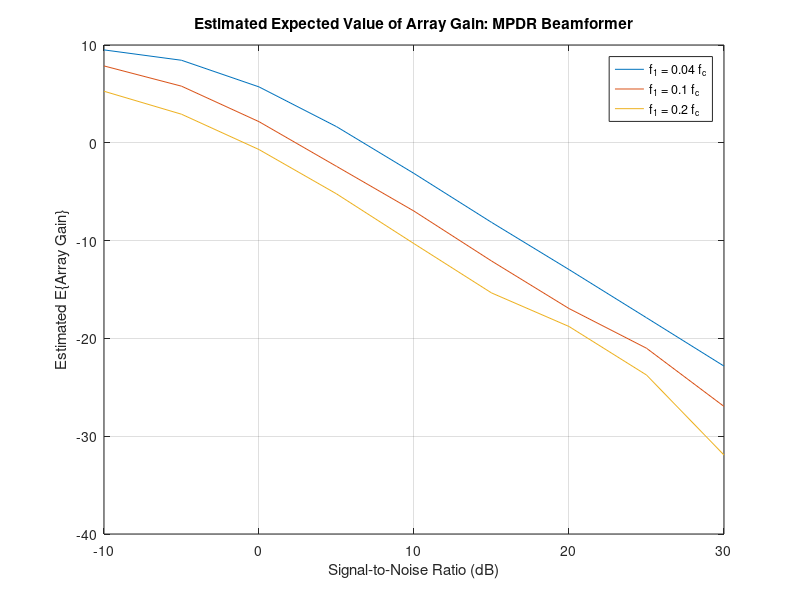

Source code (MATLAB):
% problem6610c.m: Solves Problem 6.6.10 part (c) in Van Trees, Volume IV
% 11/16/03, J.A. Tague

n_iter = 20000; % Number of iterations in Monte Carlo trials to estimate E{array gain}

% Initialize parameters for a ten element standard line array

N = 10;
n = N - 1 : -1 : 0;
n = n';

% Compute the array manifold vector for the optimum beamformer

theta = 30 * pi / 180;
v_m = exp(j * pi * cos(theta) * (n - (N - 1) / 2));

SNR_db = -10 : 5 : 30;

AG_1 = zeros(1, length(SNR_db));
AG_2 = zeros(1, length(SNR_db));
AG_3 = zeros(1, length(SNR_db));

% Estimate E{Array Gain} for f_1 = 0.04 * f_c

f_1 = 0.04;

for k = 1 : length(SNR_db)
    
    SNR = 10^(SNR_db(k) / 10);
    AG_hat = 0;
    M = N * SNR;
    
    for m = 1 : n_iter
        delta = 2 * f_1 * (rand(1) - 0.5);
        v_a = exp(j * pi * (1 + delta) * cos(theta) * (n - (N - 1)/2));
        rho = v_m' * v_a / N;
        AG_hat = AG_hat + (N * abs(rho)^2) / (1 + (2 * M + M^2) * (1 - abs(rho)^2));
    end;
    
    AG_hat = AG_hat / n_iter;
    AG_1(k) = 10 * log10(AG_hat);
    
end;

% Estimate E{Array Gain} for f_1 = 0.1 * f_c

f_1 = 0.1;

for k = 1 : length(SNR_db)
    
    SNR = 10^(SNR_db(k) / 10);
    AG_hat = 0;
    M = N * SNR;
    
    for m = 1 : n_iter
        delta = 2 * f_1 * (rand(1) - 0.5);
        v_a = exp(j * pi * (1 + delta) * cos(theta) * (n - (N - 1)/2));
        rho = v_m' * v_a / N;
        AG_hat = AG_hat + (N * abs(rho)^2) / (1 + (2 * M + M^2) * (1 - abs(rho)^2));
    end;
    
    AG_hat = AG_hat / n_iter;
    AG_2(k) = 10 * log10(AG_hat);
    
end;

% Estimate E{Array Gain} for f_1 = 0.2 * f_c

f_1 = 0.2;

for k = 1 : length(SNR_db)
    
    SNR = 10^(SNR_db(k) / 10);
    AG_hat = 0;
    M = N * SNR;
    
    for m = 1 : n_iter
        delta = 2 * f_1 * (rand(1) - 0.5);
        v_a = exp(j * pi * (1 + delta) * cos(theta) * (n - (N - 1)/2));
        rho = v_m' * v_a / N;
        AG_hat = AG_hat + (N * abs(rho)^2) / (1 + (2 * M + M^2) * (1 - abs(rho)^2));
    end;
    
    AG_hat = AG_hat / n_iter;
    AG_3(k) = 10 * log10(AG_hat);
    
end;

% Plot the results

figure;
plot(SNR_db, AG_1, SNR_db, AG_2, SNR_db, AG_3);
grid;
xlabel('Signal-to-Noise Ratio (dB)');
ylabel('Estimated E\{Array Gain\}');
title('Estimated Expected Value of Array Gain: MPDR Beamformer');
legend('f_1 = 0.04 f_c', 'f_1 = 0.1 f_c', 'f_1 = 0.2 f_c');

